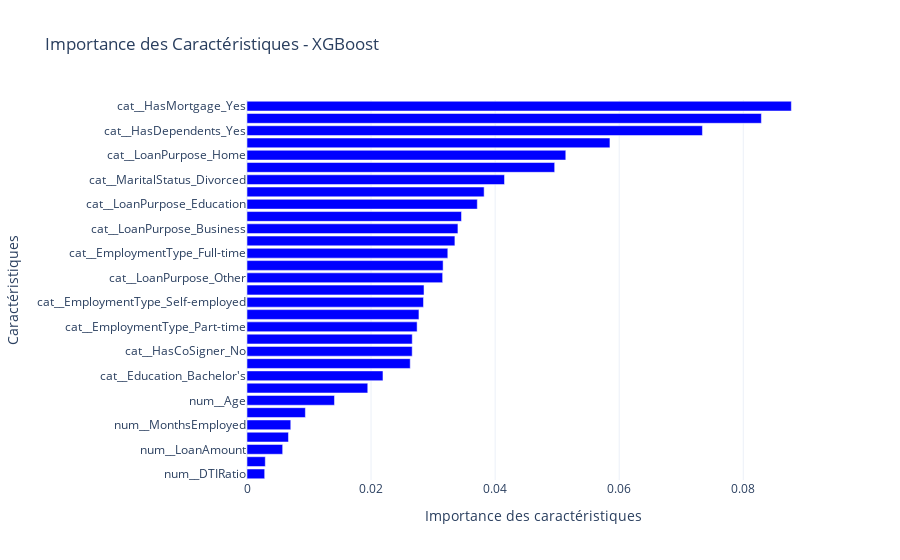

Here is the notebook cell this chart was saved with:
### Markdown cell above
##### 1- Modèle XGBosst

### Code cell
# Extraire les importances des caractéristiques
xgb_feature_importance = xgb_model.feature_importances_
feature_names = preprocessor.get_feature_names_out()

# Trier les importances
sorted_idx = np.argsort(xgb_feature_importance)
sorted_importance = xgb_feature_importance[sorted_idx]
sorted_features = feature_names[sorted_idx]

# Créer le graphique avec Plotly
fig = go.Figure()

# Ajouter une barre pour chaque caractéristique
fig.add_trace(go.Bar(
    x=sorted_importance,
    y=sorted_features,
    orientation='h',
    marker_color='blue'
))

# Mettre à jour la mise en page
fig.update_layout(
    title='Importance des Caractéristiques - XGBoost',
    xaxis_title='Importance des caractéristiques',
    yaxis_title='Caractéristiques',
    template='plotly_white'
)

# Afficher le graphique
fig.show()

### Figure 1 — Plotly figure (JSON) as saved in the notebook; plotly's stock layout.template omitted (floating-point values rounded to 4 significant figures)
{"data": [{"marker": {"color": "blue"}, "orientation": "h", "type": "bar", "x": [0.002851, 0.00295, 0.00575, 0.006685, 0.007056, 0.009412, 0.0141, 0.01947, 0.02192, 0.02631, 0.02663, 0.02664, 0.02743, 0.02772, 0.02845, 0.02854, 0.03154, 0.03162, 0.03237, 0.03352, 0.034, 0.03458, 0.03713, 0.03823, 0.04151, 0.0496, 0.05139, 0.05851, 0.07342, 0.08292, 0.08775], "y": ["num__DTIRatio", "num__CreditScore", "num__LoanAmount", "num__Income", "num__MonthsEmployed", "num__InterestRate", "num__Age", "cat__Education_High School", "cat__Education_Bachelor's", "cat__HasMortgage_No", "cat__HasCoSigner_No", "cat__HasDependents_No", "cat__EmploymentType_Part-time", "cat__MaritalStatus_Single", "cat__EmploymentType_Self-employed", "cat__Education_Master's", "cat__LoanPurpose_Other", "cat__LoanPurpose_Auto", "cat__EmploymentType_Full-time", "cat__EmploymentType_Unemployed", "cat__LoanPurpose_Business", "cat__MaritalStatus_Married", "cat__LoanPurpose_Education", "cat__Education_PhD", "cat__MaritalStatus_Divorced", "num__NumCreditLines", "cat__LoanPurpose_Home", "num__LoanTerm", "cat__HasDependents_Yes", "cat__HasCoSigner_Yes", "cat__HasMortgage_Yes"]}], "layout": {"title": {"text": "Importance des Caractéristiques - XGBoost"}, "xaxis": {"title": {"text": "Importance des caractéristiques"}}, "yaxis": {"title": {"text": "Caractéristiques"}}}}
